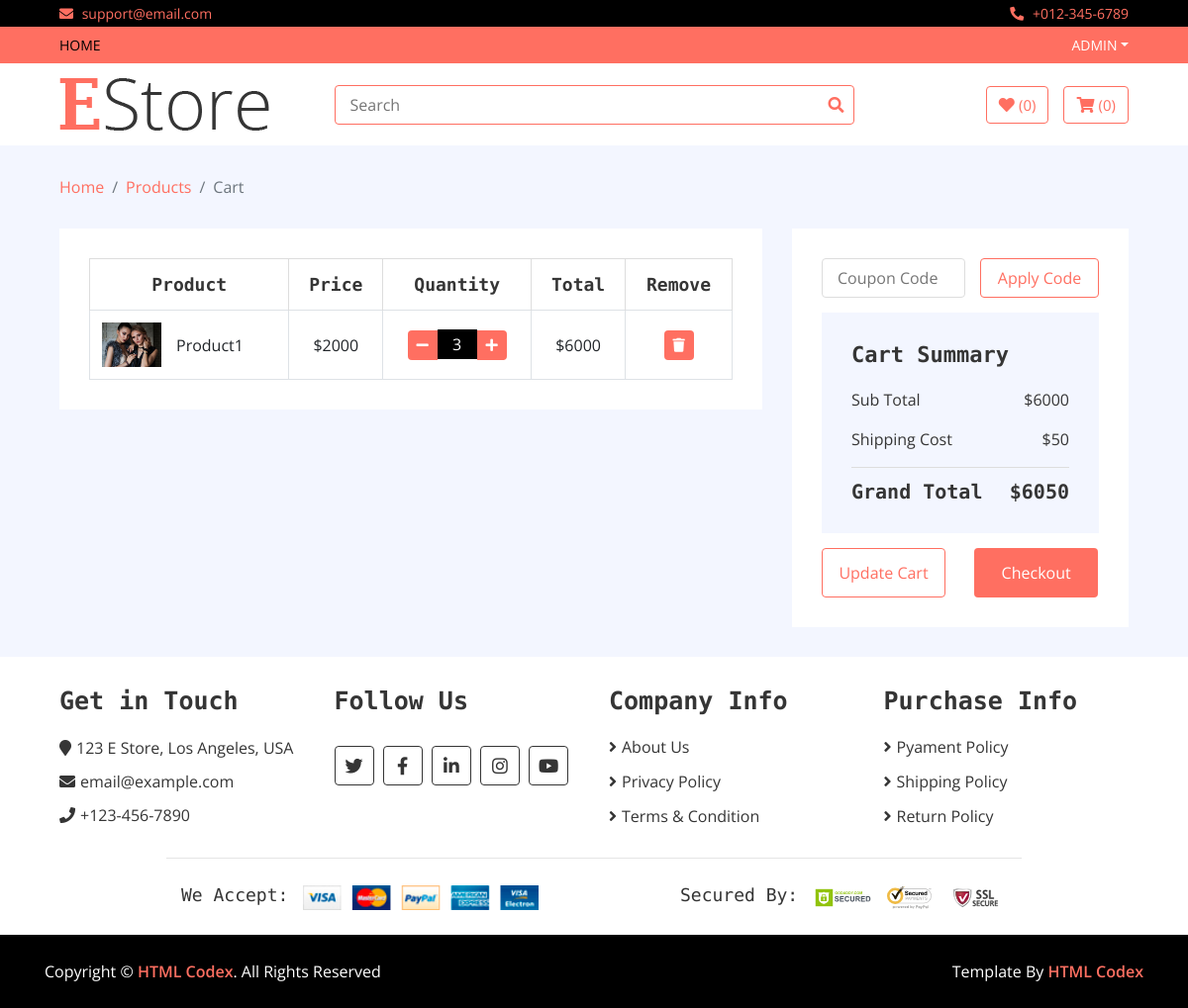
The page /cart (signed in) on the database as committed earlier.
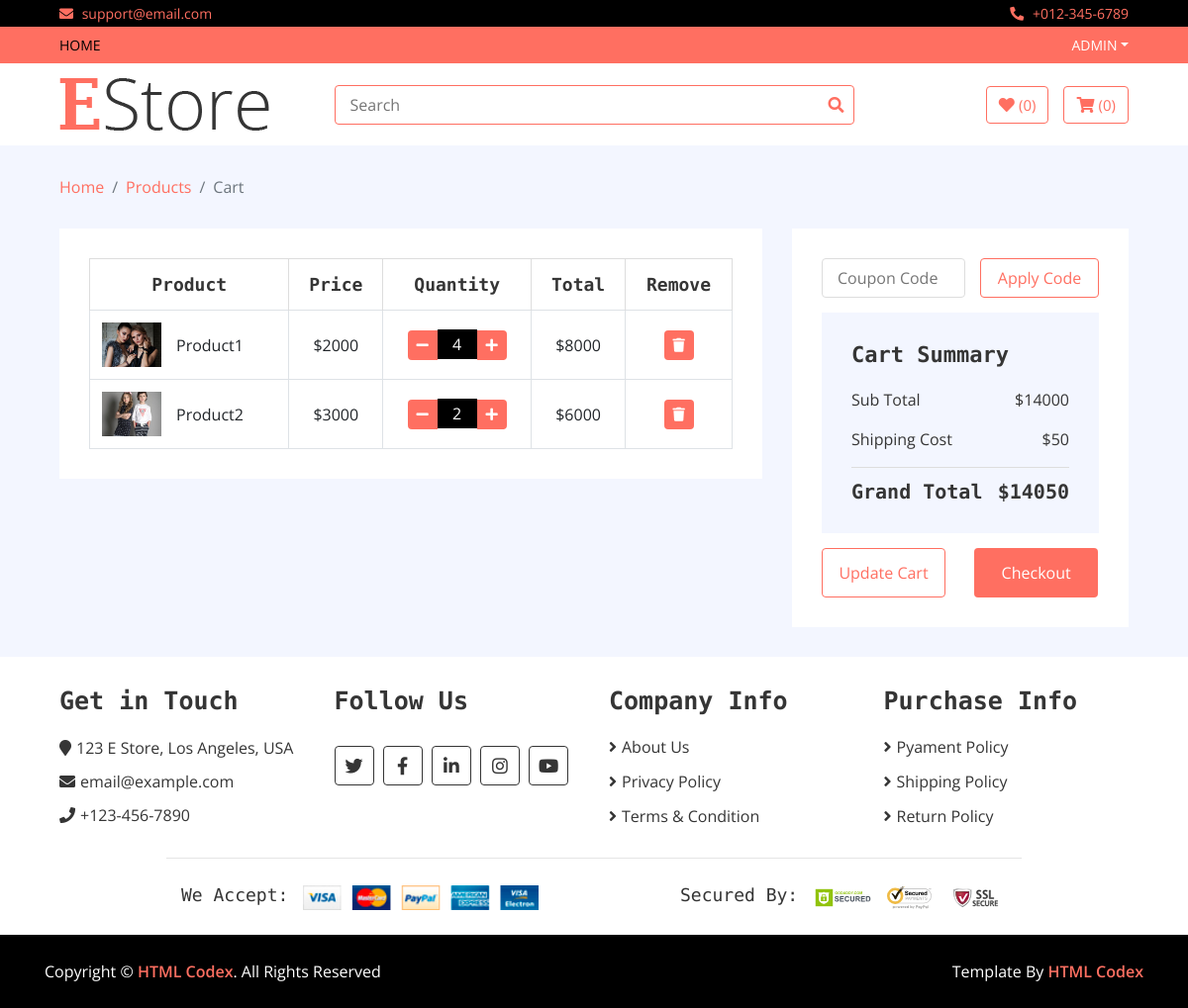
The same page on the database as committed later.
### home/models.py (models this page shows, shortened)
class Cart(models.Model):
    username = models.CharField(max_length=300)
    slug = models.CharField(max_length=500)
    quantity = models.IntegerField(default = 1)
    items = models.ForeignKey(Product,on_delete = models.CASCADE)
    total = models.IntegerField()
    checkout = models.BooleanField(default=False)

class Product(models.Model):
    name = models.CharField(max_length=300)
    price = models.IntegerField()
    discounted_price = models.IntegerField(default = 0)
    image = models.ImageField(upload_to='media')
    category = models.ForeignKey(Category,on_delete=models.CASCADE)
    subcategory = models.ForeignKey(SubCategory,on_delete=models.CASCADE)
    brand = models.ForeignKey(Brand,on_delete=models.CASCADE)
    description = models.TextField()
    specification = models.TextField()
    slug = models.TextField()
    stock = models.CharField(max_length=20,choices=STOCK)
    label = models.CharField(max_length=20,choices=LABEL)

### home/views.py (the view)
# urls.py: path('cart', CartView.as_view(), name='cart'),
class CartView(BaseView):
    def get(self,request):
        grand_total = 0
        username = request.user.username
        self.views['cart_products'] = Cart.objects.filter(username = username,checkout = False)
        for i in self.views['cart_products']:
            grand_total =  grand_total + i.total
        self.views['all_total'] = grand_total
        self.views['grand_total'] = grand_total + 50
        return render(request,'cart.html',self.views)

### templates/cart.html (shortened to what the changed rows need)
{% extends 'base.html' %}
{% load static %}
{% block content %}
        <div class="cart-page">
            <div class="container-fluid">
                <div class="row">
                    <div class="col-lg-8">
                        <div class="cart-page-inner">
                            <div class="table-responsive">
                                <table class="table table-bordered">
                                    <thead class="thead-dark">
                                        <tr>
                                            <th>Product</th>
                                            <th>Price</th>
                                            <th>Quantity</th>
                                            <th>Total</th>
                                            <th>Remove</th>
                                        </tr>
                                    </thead>
                                    <tbody class="align-middle">
                                    {% for cart in cart_products %}
                                        <tr>
                                            <td>
                                                <div class="img">
                                                    <a href="#"><img src="{{cart.items.image.url}}" alt="Image"></a>
                                                    <p>{{cart.items.name}}</p>
                                                </div>
                                            </td>
                                            {% if cart.items.discounted_price > 0 %}
                                            <td>${{cart.items.discounted_price }}</td>
                                            {% else %}
                                            <td>${{cart.items.price }}</td>
                                            {% endif%}
                                            <td>
                                                <div class="qty">
                                                    <a href = "/reduce_cart/{{cart.slug}}"><button class="btn-minus"><i class="fa fa-minus"></i></button></a>
                                                    <input type="text" value="{{cart.quantity}}">
                                                    <a href = "/add_to_cart/{{cart.slug}}"><button class="btn-plus"><i class="fa fa-plus"></i></button></a>
                                                </div>
                                            </td>
                                            <td>${{cart.total}}</td>
                                            <td><a href = "/delete_cart/{{cart.slug}}"><button><i class="fa fa-trash"></i></button></a></td>
                                        </tr>
                                    {% endfor %}
                                    </tbody>
                                </table>
                            </div>
                        </div>
                    </div>
                    <div class="col-lg-4">
                        <div class="cart-page-inner">
                            <div class="row">
                                <div class="col-md-12">
                                    <div class="cart-summary">
                                        <div class="cart-content">
                                            <h1>Cart Summary</h1>
                                            <p>Sub Total<span>${{all_total}}</span></p>
                                            <h2>Grand Total<span>${{grand_total}}</span></h2>
                                        </div>
                                    </div>
                                </div>
                            </div>
                        </div>
                    </div>
                </div>
            </div>
        </div>
{% endblock %}

Rows that differ between the two databases and show on the page:
changed Cart "Product1": quantity "3" → "4"; total "6000" → "8000"
added Cart: items.image (picture), items.name "Product2", items.discounted_price "3000", quantity "2", total "6000"
Other text that changed with them:
{{ all_total }}: "6000" → "14000"
{{ grand_total }}: "6050" → "14050"
